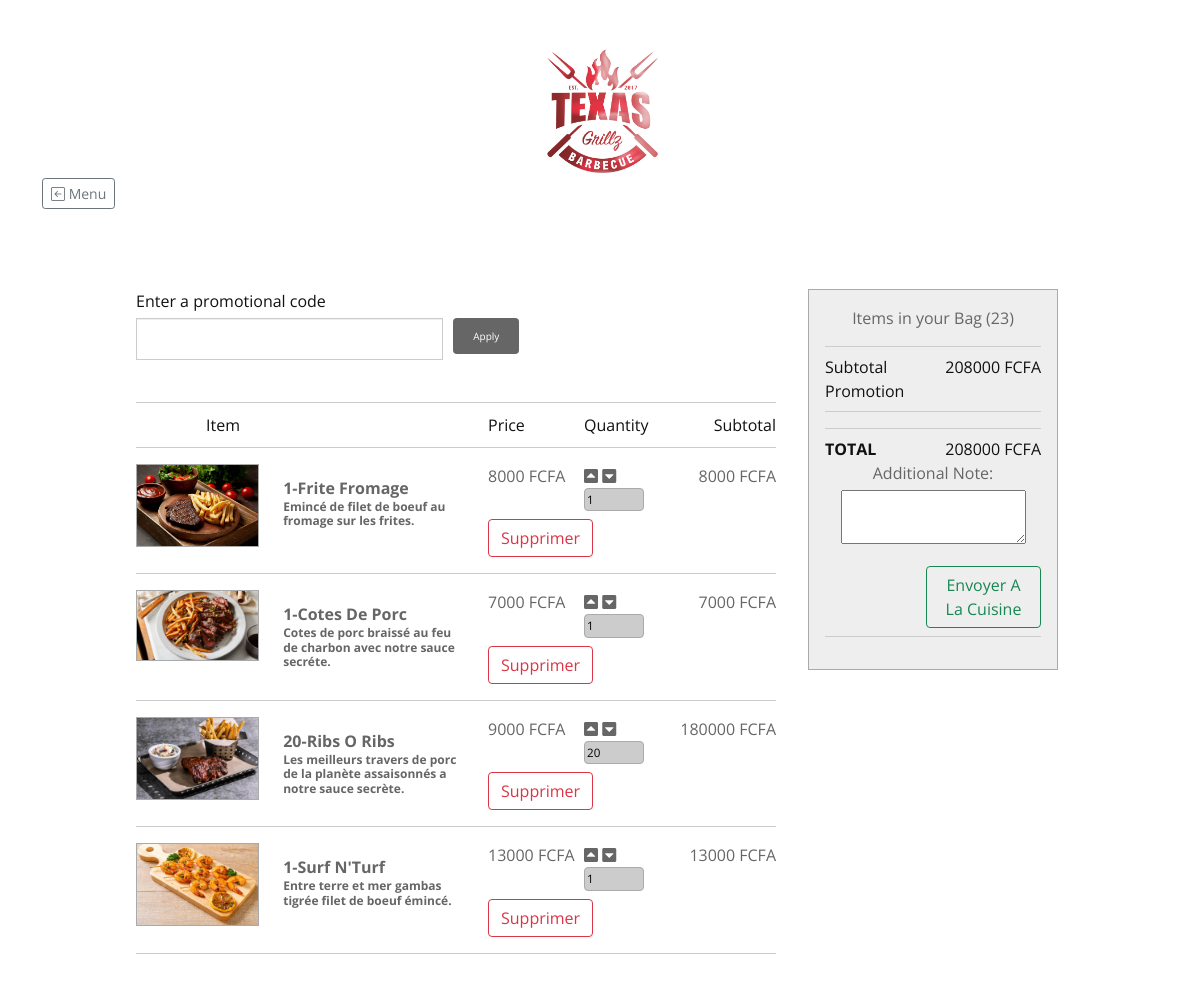
/texasgrillz/myorder/?session=texasgrillz&table=0 (signed in), run on an earlier commit of the app's database.
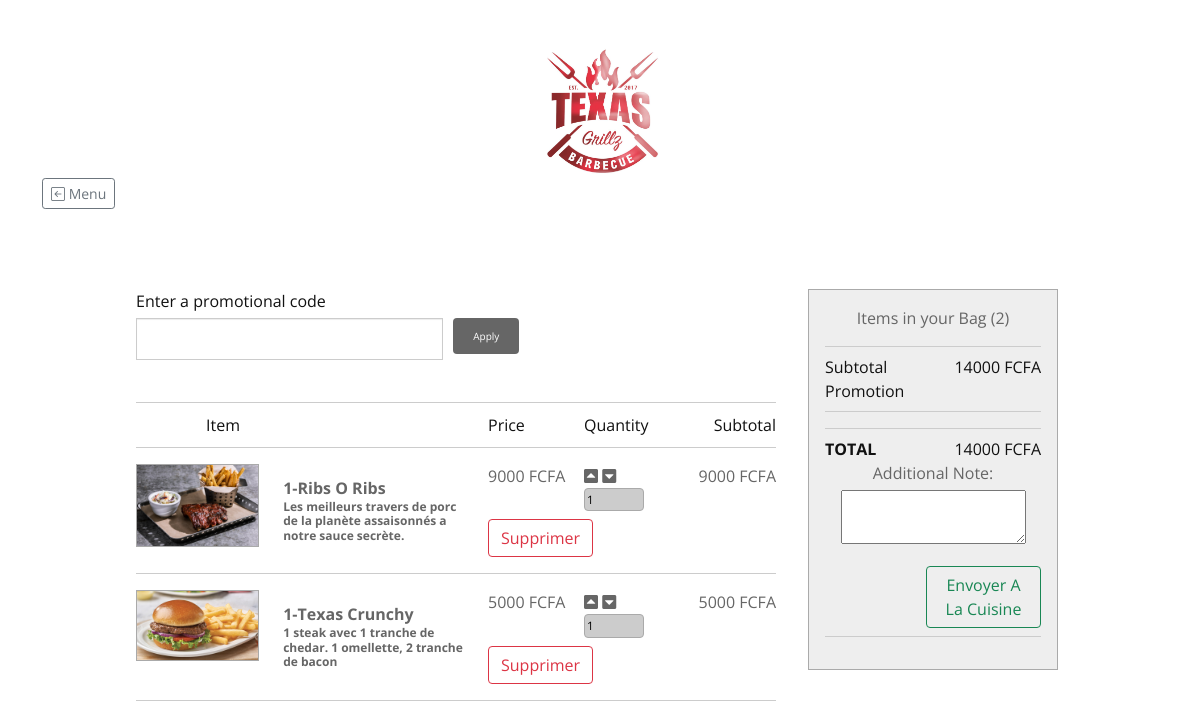
And on a later commit of the database.
### Resto/models.py (models this page shows, shortened)
class OrderItem(models.Model):
    customer = models.ForeignKey(Customer,on_delete=models.CASCADE,null=True,blank=True)
    order = models.ForeignKey(Order,on_delete=models.SET_NULL,blank=True,null=True)
    item = models.ForeignKey(Item, on_delete=CASCADE,blank=True,null=True)
    quantity = models.IntegerField(default=0,null = True, blank = True )
    ingredient = models.CharField(null = True, blank = True,max_length=150)
    seasoning = models.CharField(null = True, blank = True,max_length=150)
    cuisson = models.CharField(null = True, blank = True,max_length=150)
    date_added = models.DateTimeField(auto_now=True)
    def get_total(self):
        total = self.item.prix * self.quantity
        return total

class Item(models.Model):
    itm_id = models.IntegerField()
    name = models.CharField(max_length = 150)
    prix = models.IntegerField()
    description = models.TextField(max_length=150,blank=True)
    img = models.ImageField(upload_to='images/')
    date_created = models.DateTimeField(auto_now=True)
    category = models.ForeignKey(Category,on_delete=CASCADE)

class Order(models.Model):
    customer = models.ForeignKey(Customer,on_delete=models.SET_NULL,blank=True,null=True)
    transaction_id = models.CharField(null = True, blank = True,max_length=20)
    complete = models.BooleanField(default=False,null=True,blank=False)
    status = models.CharField(max_length=20,default = 'Pending')
    date_ordered = models.DateTimeField(auto_now=True)
    date_completed = models.DateTimeField(auto_now=True)
    table = models.IntegerField(default=1)
    note = models.TextField(blank=True,max_length=50)
    class meta:
        permissions = (("can view orders"))
    def get_order_total(self):
        order = self.orderitem_set.all()
        total = sum([item.get_total() for item in order])
        return total
    def get_order_quantity(self):
        order = self.orderitem_set.all()
        total = sum([item.quantity for item in order])
        return total

### Resto/views.py (the view, shortened to what this page needs)
# urls.py: path('texasgrillz/myorder/', views.MyOrder,name='order-texasgrillz'),
def MyOrder(request):
    table = get_table_number(request)
    targetApp = target_app(request)
    order = None
    items = None
    if request.user.is_authenticated:
        customer = request.user.customer
        order,created= Order.objects.get_or_create(customer=customer,status='Pending',table=table)
        items = order.orderitem_set.all()
        cartItem = order.get_order_quantity()
    context = {
        'order':order,
        'items':items,
        'cart_quantity':cartItem,
        'app':targetApp
    }
    return render(request,'Resto/MyOrder.html',context)

### Customer/EmailAuth.py (called while the page is built)
    def get_user(self,id):
        try:
            return User.objects.get(pk=id)
        except:
            return None

### Customer/utils.py (called while the page is built)
def target_app(request):
    session_id = request.GET.get('session')
    table = request.GET.get('table')
    if session_id == None or table == None:
        targetApp = 'nosession'
    else:
        targetApp = session_id+'&table='+table
    return targetApp

def get_table_number(request):
    table = str(request.GET.get('table'))
    if table == None:
        pass
    else:
        table = str(request.GET.get('table'))
        if table is not None:
            table = int(table)
        return table

### Resto/templates/Resto/MyOrder.html (shortened to what this page needs)
{% extends "Resto/base_checkout.html" %} {% block content %} {% load static %}
<div class="container">
  <main>
    <div class="basket">
      <div class="basket-module mb-3">
        <label for="promo-code">Enter a promotional code</label>
        <input id="promo-code" type="text" name="promo-code" maxlength="5" class="promo-code-field" />
        <button class="promo-code-cta">Apply</button>
      </div>
      <div class="basket-labels">
        <ul>
          <li class="item item-heading">Item</li>
          <li class="price">Price</li>
          <li class="quantity">Quantity</li>
          <li class="subtotal">Subtotal</li>
        </ul>
      </div>
      {% for item in items %}
      <div class="basket-product">
        <div class="item">
          <div class="product-image">
            <img src="{{item.item.img.url}}" alt="{{item.item.name}}" class="product-frame" />
          </div>
          <div class="product-details">
            <p>
              <strong><span class="item-quantity">{{item.quantity}}</span>-{{item.item.name}}</strong>
            </p>
            <h1><strong>{{item.item.description}}</strong></h1>
          </div>
        </div>
        <div class="price">{{item.item.prix}} FCFA</div>
        <div class="quantity">
          <i data-product="{{item.item.id}}" data-action="add" class="fas fa-caret-square-up update-cart"></i>
          <i data-product="{{item.item.id}}" data-action="remove" class="fas fa-caret-square-down update-cart"></i>
          <br />
          <input value="{{item.quantity}}" class="quantity-field" name="quantity" />
        </div>
        <div class="subtotal">{{item.get_total}} FCFA</div>
        <form method="POST">
          <div>
            <a class="btn btn-outline-danger mt-2" href="/texasgrillz/deleteorder/{{item.id}}/?session={{app}}">Supprimer</a>
          </div>
        </form>
      </div>
      {% endfor %}
    </div>
    <aside>
      <div class="summary">
        <div class="summary-total-items"> Items in your Bag ({{cart_quantity}})</div>
        <div class="summary-subtotal">
          <div class="subtotal-title">Subtotal</div>
          <div class="subtotal-value final-value" id="basket-subtotal">{{order.get_order_total}} FCFA</div>
          <div class="summary-promo hide">
            <div class="promo-title">Promotion</div>
          </div>
        </div>
        <div class="summary-total">
          <div class="total-title">Total</div>
          <div class="total-value final-value" id="basket-total">{{order.get_order_total}} FCFA</div>
          <form id="confirm_order" method="POST" class="mt-3">
            <div style="text-align: center">
              <label for="w3review">Additional Note:</label>
              <textarea id="customer_note" type="text" name="cust_note"> </textarea>
            </div>
            <div style="padding-left: 101px">
              <button type="submit" data-action="sent" data-order="{{order.id}}" class="btn btn-outline-success add-btn mt-3 send-order" name="order" value="{{order.id}}">Envoyer A La Cuisine</button>
            </div>
          </form>
        </div>
      </div>
    </aside>
  </main>
</div>
{% endblock content %}

### Resto/templates/Resto/base_checkout.html (shortened to what this page needs)
{% load static %}
<!doctype html>
<html lang="en">
<head>
    <link href="https://cdn.jsdelivr.net/npm/bootstrap@5.1.1/dist/css/bootstrap.min.css" rel="stylesheet" />
    <link rel="stylesheet" type="text/css" href="{% static 'Resto/CSS/myorder.css' %}">
    <link rel="stylesheet" href="https://use.fontawesome.com/releases/v5.8.1/css/all.css">
    <link rel="stylesheet" href="https://cdn.jsdelivr.net/npm/bootstrap-icons@1.5.0/font/bootstrap-icons.css">
</head>
<body>
    <div class="container">
        <header class="blog-header py-5">
            <div class="align-items-center">
                <div class="col text-center">
                    <a class="blog-header-logo text-dark" href="/texasgrillz/?session={{app}}">
                        <img src="{% static 'Resto/TexasGrillzLogo.jpeg' %}" style="width: 130px; height: 130px; object-fit: scale-down;image-rendering: auto;
                    flex: auto;text-align: center;">
                    </a>
                </div>
                <div class="col-4  inline-block">
                    <a class="btn btn-sm btn-outline-secondary " href="/texasgrillz/?session={{app}}"><i class="bi bi-arrow-left-square"></i> Menu</a>
                </div>
            </div>
        </header>
        <main role="main" class="container">
            <div class="row">
                {% block content %} {% endblock content %}
            </div>
        </main>
</body>
</html>

### Resto/static/Resto/CSS/myorder.css (style rules this page uses)
body { background-color: #fff; color: #666; font-family: "Open Sans", sans-serif; font-size: 62.5%; margin: 0 auto; }
strong { font-weight: bold; }
p { margin: 0.75rem 0 0; }
h1 { font-size: 0.75rem; font-weight: normal; margin: 0; padding: 0; }
input, button { border: 0 none; outline: 0 none; }
button { background-color: #666; color: #fff; }
img, .basket-module, .basket-labels, .basket-product { width: 100%; }
input, button, .basket, .basket-module, .basket-labels, .item, .price, .quantity, .subtotal, .basket-product, .product-image, .product-details { float: left; }
.price:before, .subtotal:before, .subtotal-value:before, .total-value:before, .promo-value:before .hide { display: none; }
main { clear: both; font-size: 1rem; margin: 0 auto; overflow: hidden; padding: 1rem 0; width: 960px; }
.basket, aside { padding: 0 1rem; -webkit-box-sizing: border-box; -moz-box-sizing: border-box; box-sizing: border-box; }
.basket { width: 70%; }
.basket-module { color: #111; }
label { display: block; margin-bottom: 0.3125rem; }
.promo-code-field { border: 1px solid #ccc; padding: 0.5rem; text-transform: uppercase; transition: all 0.2s linear; width: 48%; -webkit-box-shadow: inset 0 1px 1px rgba(0, 0, 0, 0.075); -moz-box-shadow: inset 0 1px 1px rgba(0, 0, 0, 0.075); -o-box-shadow: inset 0 1px 1px rgba(0, 0, 0, 0.075); box-shadow: inset 0 1px 1px rgba(0, 0, 0, 0.075); }
.promo-code-cta { border-radius: 4px; font-size: 0.625rem; margin-left: 0.625rem; padding: 0.6875rem 1.25rem 0.625rem; }
.basket-labels { border-top: 1px solid #ccc; border-bottom: 1px solid #ccc; margin-top: 1.625rem; }
ul { list-style: none; margin: 0; padding: 0; }
li { color: #111; display: inline-block; padding: 0.625rem 0; }
li.price:before, li.subtotal:before { content: ""; }
.item { width: 55%; }
.price, .quantity, .subtotal { width: 15%; }
.subtotal { text-align: right; }
.item-heading { padding-left: 4.375rem; -webkit-box-sizing: border-box; -moz-box-sizing: border-box; box-sizing: border-box; }
.basket-product { border-bottom: 1px solid #ccc; padding: 1rem 0; position: relative; }
.product-image { width: 35%; }
.product-details { width: 65%; }
.product-frame { border: 1px solid #aaa; }
.product-details { padding: 0 1.5rem; -webkit-box-sizing: border-box; -moz-box-sizing: border-box; box-sizing: border-box; }
.quantity-field { background-color: #ccc; border: 1px solid #aaa; border-radius: 4px; font-size: 0.725rem; padding: 2px; width: 3.75rem; }
aside { float: right; position: relative; width: 30%; }
.summary { background-color: #eee; border: 1px solid #aaa; padding: 1rem; position: fixed; width: 250px; -webkit-box-sizing: border-box; -moz-box-sizing: border-box; box-sizing: border-box; }
.summary-total-items { color: #666; font-size: 1rem; text-align: center; }
.summary-subtotal, .summary-total { border-top: 1px solid #ccc; border-bottom: 1px solid #ccc; clear: both; margin: 1rem 0; overflow: hidden; padding: 0.5rem 0; }
.subtotal-title, .subtotal-value, .total-title, .total-value, .promo-title, .promo-value { color: #111; float: left; width: 50%; }
.summary-promo { -webkit-transition: all 0.3s ease; -moz-transition: all 0.3s ease; -o-transition: all 0.3s ease; transition: all 0.3s ease; }
.promo-title { float: left; width: 70%; }
.subtotal-value, .total-value { text-align: right; }
.total-title { font-weight: bold; text-transform: uppercase; }

What changed in the data, as far as the page shows it:
no longer on this page (row edited): OrderItem: item.img (picture), quantity "1", item.name "Frite Fromage", item.description "Emincé de filet de boeuf au fromage sur les frites.", item.prix "8000", get_total "8000"
no longer on this page (row edited): OrderItem: item.img (picture), quantity "1", item.name "Cotes De Porc", item.description "Cotes de porc braissé au feu de charbon avec notre sauce secréte.", item.prix "7000", get_total "7000"
no longer on this page (row edited): OrderItem: item.img (picture), quantity "20", item.name "Ribs O Ribs", item.description "Les meilleurs travers de porc de la planète assaisonnés a notre sauce secrète.", item.prix "9000", get_total "180000"
no longer on this page (row edited): OrderItem: item.img (picture), quantity "1", item.name "Surf N'Turf", item.description "Entre terre et mer gambas tigrée filet de boeuf émincé.", item.prix "13000", get_total "13000"
removed Order: get_order_total "208000"
added OrderItem: item.img (picture), quantity "1", item.name "Ribs O Ribs", item.description "Les meilleurs travers de porc de la planète assaisonnés a notre sauce secrète.", item.prix "9000", get_total "9000"
added OrderItem: item.img (picture), quantity "1", item.name "Texas Crunchy", item.description "1 steak avec 1 tranche de chedar. 1 omellette, 2 tranche de bacon", item.prix "5000", get_total "5000"
added Order: get_order_total "14000"
Also different on the page:
{{ cart_quantity }}: "23" → "2"
